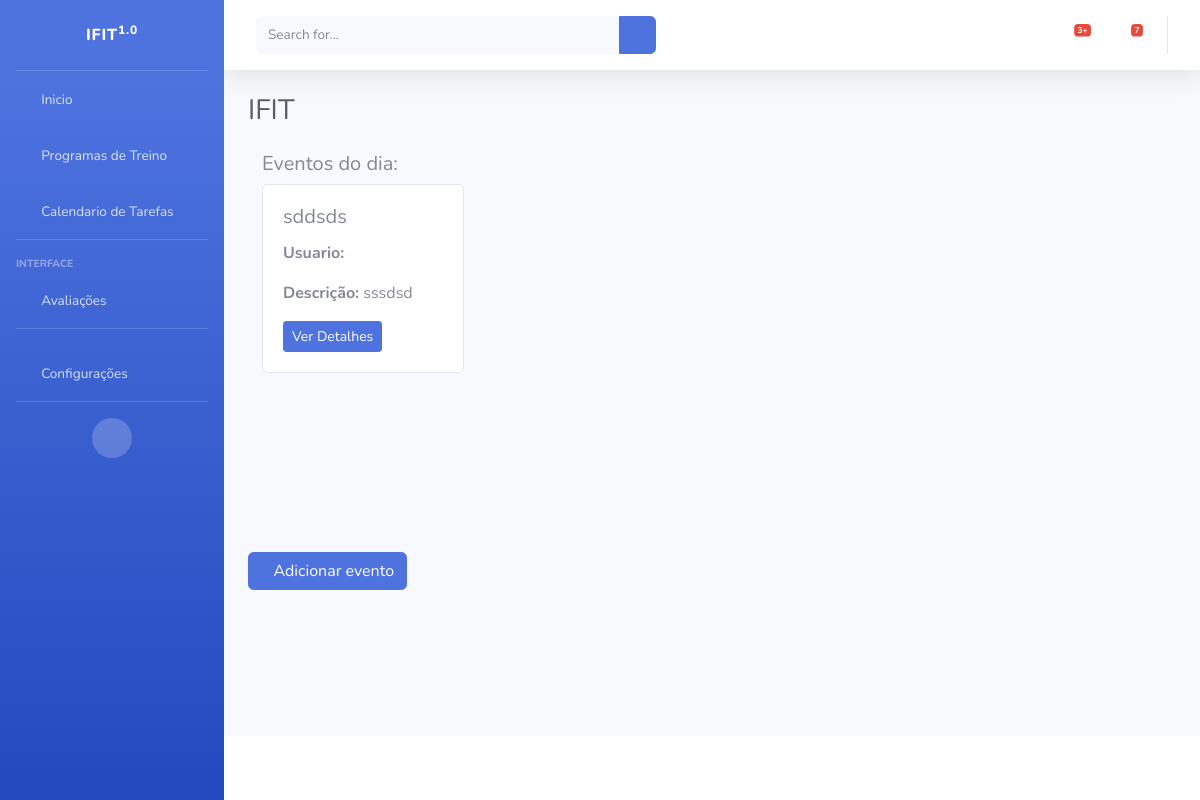
The app's page /Calendar/, older data.
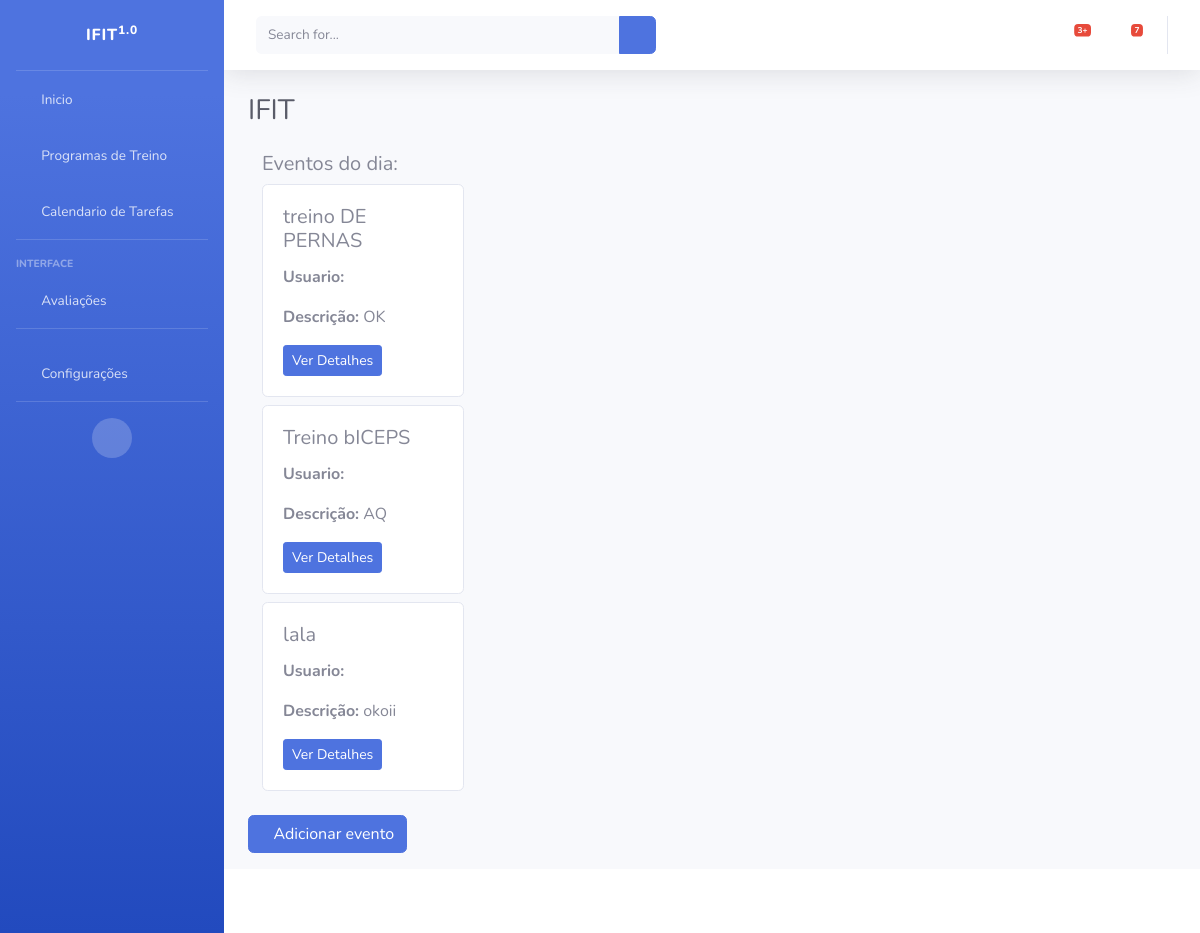
The same page, newer data.
### tasks/models.py (models this page shows, shortened)
class Task(models.Model):
    id = models.BigAutoField(primary_key=True)
    title = models.CharField(max_length=255)
    description = models.TextField()
    start_date = models.DateField()
    end_date = models.DateField()
    total_subs = models.PositiveIntegerField(default=0)
    subs = models.PositiveIntegerField(default=0)
    start_time = models.TimeField()
    end_time = models.TimeField()
    usuario = models.ForeignKey(User, on_delete=models.CASCADE)
    programa_treino = models.ForeignKey(TrainingExercicio, on_delete=models.PROTECT)
    created_at = models.DateTimeField(auto_now_add=True)
    updated_at = models.DateTimeField(auto_now=True)

### tasks/views.py (the view)
# urls.py: path('Calendar/', CalendarView.as_view(), name='calendar'),
class CalendarView(TemplateView):
    template_name = 'tasks/calendar.html'
    def get_context_data(self, **kwargs):
        user_turma = getattr(self.request.user, 'turma', None)
        context = super().get_context_data(**kwargs)
        is_discente = self.request.user.groups.filter(name='Discente').exists() if self.request.user.is_authenticated else False
        is_docente = self.request.user.groups.filter(name='Docente').exists() if self.request.user.is_authenticated else False
        today = timezone.localdate()
        if not self.request.user.is_authenticated:
            events_today = Task.objects.filter(
                start_date__lte=today,
                end_date__gte=today
            )
        elif is_discente and user_turma:
            events_today = Task.objects.filter(
                turma=user_turma,
                start_date__lte=today,
                end_date__gte=today
            )
        elif is_docente:
            events_today = Task.objects.filter(
                usuario=self.request.user,
                start_date__lte=today,
                end_date__gte=today
            )
        else:
            events_today = Task.objects.filter(
                start_date__lte=today,
                end_date__gte=today
            )
        context['events_today'] = events_today
        context['programa_treino'] = TrainingExercicio.objects.all()
        return context

### tasks/templates/tasks/calendar.html (shortened to what this page needs)
{% extends 'paginas/index.html' %}
{% load static %}
{% block conteudo %}
<div class="container-fluid mt-4">
    <div class="row" id="calendar-container">
        <div class="col-md-3 mb-3" id="events-column">
            <h5>Eventos do dia:</h5>
            {% for event in events_today %}
                <div class="card mb-2">
                    <div class="card-body">
                        <h5 class="card-title">{{ event.title }}</h5>
                        <p class="card-text"><strong>Usuario:</strong> {{ event.user }}</p>
                        <p class="card-text"><strong>Descrição:</strong> {{ event.description }}</p>
                        <a href="/task/{{ event.id }}" class="btn btn-primary btn-sm">Ver Detalhes</a>
                    </div>
                </div>
            {% empty %}
                <p class="text-muted">Não há eventos para hoje.</p>
            {% endfor %}
        </div>
        <div class="col-md-9" id="calendar-column">
            <div id="calendar"></div>
        </div>
    </div>
</div>
<div class="row mb-3">
    <div class="col-12 col-sm-auto">
        <a id="add-link" href="{% url 'new-task' %}" class="btn btn-primary d-flex align-items-center">
            <i class="fas fa-plus me-2"></i> Adicionar evento
        </a>
    </div>
</div>
{% endblock %}

### paginas/templates/paginas/index.html (shortened to what this page needs)
{% load static %}
<!DOCTYPE html>
<html lang="pt-br">
<head>
    <link href={% static "fontawesome-free/css/all.min.css" %} rel="stylesheet" type="text/css">
    <link href={% static "css/sb-admin-2.min.css" %} rel="stylesheet" type="text/css">
    <link href={% static "css/sb-admin-2.min.css" %} rel="stylesheet">
</head>
<body id="page-top">
    <div id="wrapper">
        <ul class="navbar-nav bg-gradient-primary sidebar sidebar-dark accordion" id="accordionSidebar">
            <a class="sidebar-brand d-flex align-items-center justify-content-center" href="index.html">
                <div class="sidebar-brand-text mx-3">IFIT<sup>1.0</sup></div>
            </a>
            <hr class="sidebar-divider my-0">
            <li class="nav-item">
                    <a class="nav-link" href="{% url 'inicio' %}">
                        <i class="fas fa-fw fa-tachometer-alt"></i>
                        <span>Inicio</span>
                    </a>
            </li>
            <li class="nav-item">
                <a class="nav-link" href="{% url 'listar-training-exercicios' %}">
                    <i class="fas fa-fw fa-tachometer-alt"></i>
                    <span>Programas de Treino</span></a>
            </li>
            <li class="nav-item">
                <a class="nav-link" href="{% url 'calendar' %}">
                    <i class="fas fa-fw fa-tachometer-alt"></i>
                    <span>Calendario de Tarefas</span></a>
            </li>
            <hr class="sidebar-divider">
            <div class="sidebar-heading">
                Interface
            </div>
            <li class="nav-item">
                <a class="nav-link collapsed" href="#" data-toggle="collapse" data-target="#collapseTwo"
                    aria-expanded="true" aria-controls="collapseTwo">
                    <i class="fas fa-fw fa-cog"></i>
                    <span>Avaliações</span>
                </a>
            </li>
            <hr class="sidebar-divider">
            <li class="nav-item">
                <a class="nav-link collapsed" href="#" data-toggle="collapse" data-target="#collapseUtilities"
                    aria-expanded="true" aria-controls="collapseUtilities">
                    <i class="fas fa-fw fa-wrench"></i>
                    <span>Configurações</span>
                </a>
            </li>
            <hr class="sidebar-divider d-none d-md-block">
            <div class="text-center d-none d-md-inline">
                <button class="rounded-circle border-0" id="sidebarToggle"></button>
            </div>
        </ul>
        <div id="content-wrapper" class="d-flex flex-column">
            <div id="content">
                <nav class="navbar navbar-expand navbar-light bg-white topbar mb-4 static-top shadow">
                    <form
                        class="d-none d-sm-inline-block form-inline mr-auto ml-md-3 my-2 my-md-0 mw-100 navbar-search">
                        <div class="input-group">
                            <input type="text" class="form-control bg-light border-0 small" placeholder="Search for..."
                                aria-label="Search" aria-describedby="basic-addon2">
                            <div class="input-group-append">
                                <button class="btn btn-primary" type="button">
                                    <i class="fas fa-search fa-sm"></i>
                                </button>
                            </div>
                        </div>
                    </form>
                    <ul class="navbar-nav ml-auto">
                        <li class="nav-item dropdown no-arrow mx-1">
                            <a class="nav-link dropdown-toggle" href="#" id="alertsDropdown" role="button"
                                data-toggle="dropdown" aria-haspopup="true" aria-expanded="false">
                                <i class="fas fa-bell fa-fw"></i>
                                <span class="badge badge-danger badge-counter">3+</span>
                            </a>
                        </li>
                        <li class="nav-item dropdown no-arrow mx-1">
                            <a class="nav-link dropdown-toggle" href="#" id="messagesDropdown" role="button"
                                data-toggle="dropdown" aria-haspopup="true" aria-expanded="false">
                                <i class="fas fa-envelope fa-fw"></i>
                                <span class="badge badge-danger badge-counter">7</span>
                            </a>
                        </li>
                    </ul>
                </nav>
                <div class="container-fluid">
                    <h1 class="h3 mb-4 text-gray-800">IFIT</h1>
                    {% block conteudo %}{% endblock %}
                </div>
            </div>
            <footer class="sticky-footer bg-white">
            </footer>
        </div>
    </div>
</body>
</html>

### tasks/templates/tasks/calendar.html (style rules this page uses)
#calendar-container { display: flex; flex-wrap: wrap; justify-content: center; gap: 20px; }
#calendar { width: 100%; min-height: 400px; }
@media (min-width: 992px) { #calendar-container { flex-wrap: nowrap; } }
@media (min-width: 992px) { #events-column { max-width: 25%; } }
@media (min-width: 992px) { #calendar-column { max-width: 75%; } }

Row changes from the older to the newer data that the page shows:
removed Task: title "sddsds", description "sssdsd"
added Task: title "treino DE PERNAS", description "OK"
added Task: title "Treino bICEPS", description "AQ"
added Task: title "lala", description "okoii"
